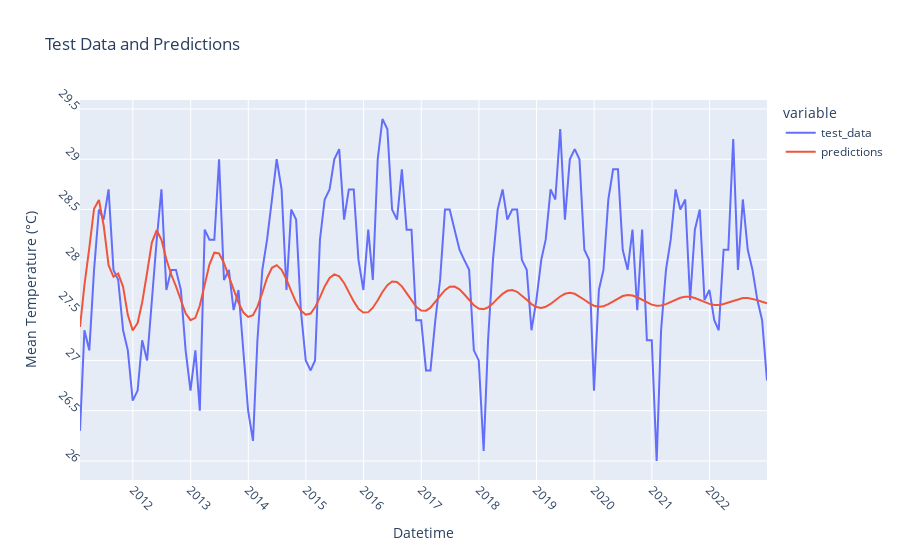

Write notebook code for a chart like this one.
### Markdown cell above
##### Clear pattern in residual data - means that there's some dynamic data that is failed to be captured i.e. not good.

### Code cell
plot_data = pd.DataFrame({'datetime': test_data.index, 'test_data': test_data.values, 'predictions': predictions})
# print(plot_data)
fig_pred_test = px.line(plot_data, x='datetime', y=['test_data', 'predictions'], labels={'datetime': 'Datetime', 'value': 'Mean Temperature (°C)'}, title='Test Data and Predictions')
fig_pred_test.update_xaxes(dtick='M12', tickangle=45)
fig_pred_test.update_yaxes(dtick=0.5, tickangle=45)
fig_pred_test.update_traces(hovertemplate='Datetime: %{x}<br>Mean Temperature: %{y}°C')
fig_pred_test.show()

print(f"Mean Absolute Percent Error: {round(np.mean(abs(residuals/test_data)), 4)}")
print(f"Root Mean Squared Error: {np.sqrt(np.mean(residuals**2))}")

### Figure 1 — Plotly figure (JSON) as saved in the notebook; plotly's stock layout.template omitted (floating-point values rounded to 4 significant figures; data arrays with more than 128 entries replaced by an {"elided": "..."} marker saying what was removed)
{"data": [{"hovertemplate": "Datetime: %{x}<br>Mean Temperature: %{y}°C", "legendgroup": "test_data", "line": {"color": "#636efa", "dash": "solid"}, "marker": {"symbol": "circle"}, "mode": "lines", "name": "test_data", "orientation": "v", "showlegend": true, "type": "scatter", "x": {"elided": "144 str values"}, "xaxis": "x", "y": {"elided": "144 float values"}, "yaxis": "y"}, {"hovertemplate": "Datetime: %{x}<br>Mean Temperature: %{y}°C", "legendgroup": "predictions", "line": {"color": "#EF553B", "dash": "solid"}, "marker": {"symbol": "circle"}, "mode": "lines", "name": "predictions", "orientation": "v", "showlegend": true, "type": "scatter", "x": {"elided": "144 str values"}, "xaxis": "x", "y": {"elided": "144 float values"}, "yaxis": "y"}], "layout": {"legend": {"title": {"text": "variable"}, "tracegroupgap": 0}, "title": {"text": "Test Data and Predictions"}, "xaxis": {"anchor": "y", "domain": [0, 1], "dtick": "M12", "tickangle": 45, "title": {"text": "Datetime"}}, "yaxis": {"anchor": "x", "domain": [0, 1], "dtick": 0.5, "tickangle": 45, "title": {"text": "Mean Temperature (°C)"}}}}
